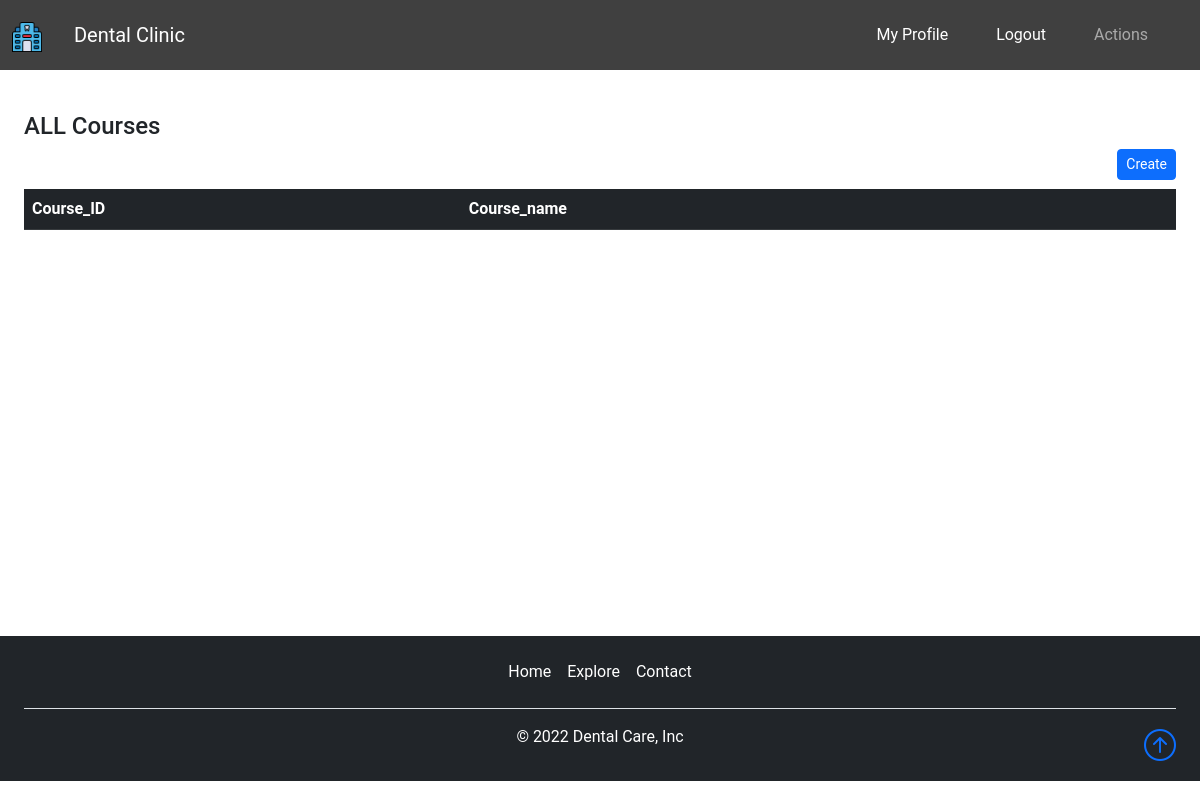
The app's page /superadmin/show/Courses (signed in), older data.
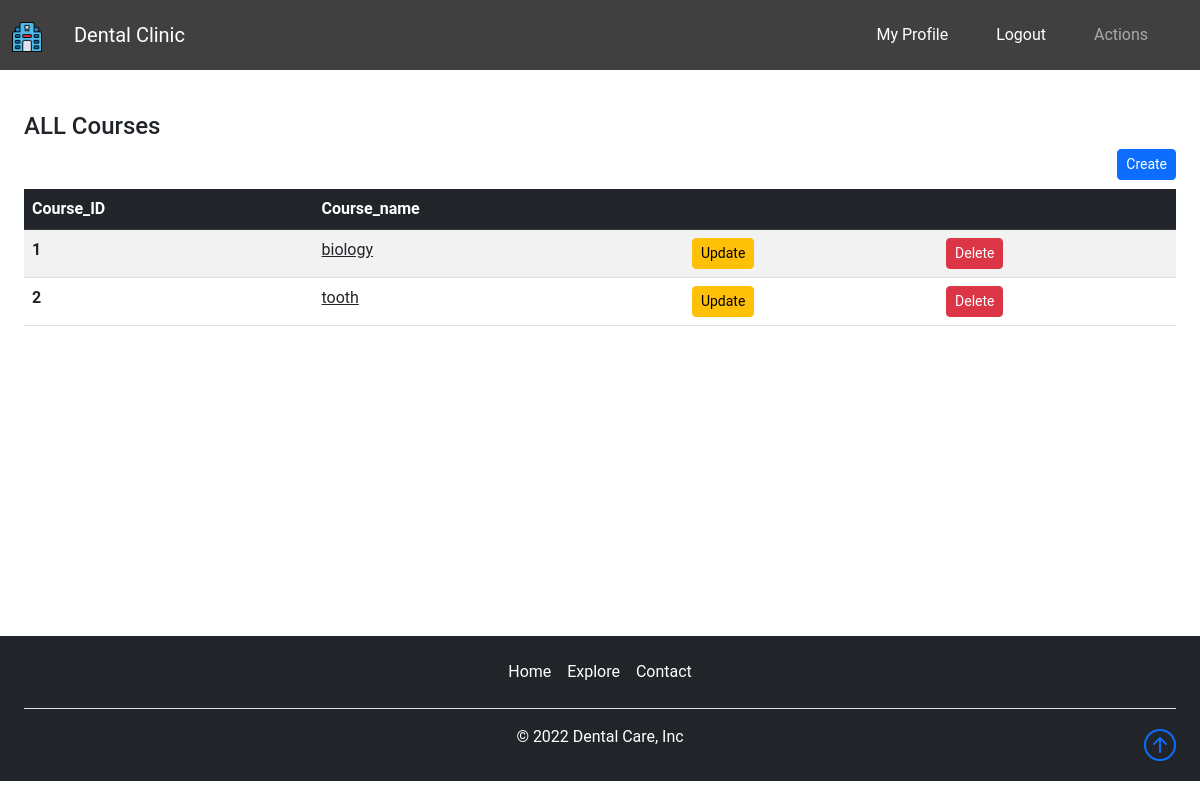
The same page, newer data.
### core/models.py (models this page shows)
class Course(models.Model):
    course_name=models.CharField(_("Course_Name"), max_length=50)
    course_img=models.ImageField(upload_to="Course_image_upload",default="course.png")
    course_created_at = models.DateTimeField(auto_now_add=True)
    course_updated_at = models.DateTimeField(auto_now=True)
    course_students=models.ManyToManyField(Student, verbose_name=_("course students"),blank=True)
    course_professors=models.ManyToManyField(Professor, verbose_name=_("Course Professors"),blank=True)
    class Meta:
        verbose_name = "Course"
        verbose_name_plural = "Courses"
    def __str__(self):
        return self.course_name

### core/decorators.py (the view)
	def wrapper_func(request, *args, **kwargs):
		if request.user.is_superuser :
			return view_func(request, *args, **kwargs)
		else:
			return HttpResponse('You are not authorized to view this page')

### core/views.py (called while the page is built)
@login_required
@adminonly
def admin_show_all_courses(request):
    if request.user.is_superuser:
        courses_list=Course.objects.all()
        context={'all_courses_VAR':courses_list}
        return render(request,'superadmin/admin_show_all_courses.html',context)
    else:
        return HttpResponse("<h1>You are Not Authorized To Access Here</h1>")

### core/templates/superadmin/admin_show_all_courses.html (shortened to what this page needs)
{% extends "../base.html" %}
{% load static %}
{% block content %}
<div class="container"  style='min-height:500px;'>
    <div class="row my-5">
        <div class="col-md-12">
            <h4>ALL Courses</h4>
            <a href="{% url 'core:admin_create_course' %}" class="btn btn-indigo btn-primary btn-sm m-0 float-end">Create</a>
            <table class="table table-striped table-responsive-md table-hover mt-5 ">
                <thead class="table-dark">
                  <tr>
                    <th>Course_ID</th>
                    <th>Course_name</th>
                    <th></th>
                    <th></th
                  </tr>
                </thead>
                <tbody>
                {% for course in all_courses_VAR %}
                  <tr>
                    <th scope="row">{{course.id}}</th>
                    <td><a class="text-dark" href="{% url 'core:admin_edit_course' course.id %}">{{course}}</a></td>
                    <td>
                        <a href="{% url 'core:admin_edit_course' course.id %}" class="btn btn-indigo btn-warning btn-sm m-0">Update</a>
                    </td>
                    <td>
                        <a href="{% url 'core:admin_Delete_course' course.id %}" class="btn btn-indigo btn-danger btn-sm m-0">Delete</a>
                    </td>
                  </tr>
                  {% endfor %}
                </tbody>
                </table>
        </div>
    </div>
</div>
{% endblock content %}

### templates/base.html (shortened to what this page needs)
{% load static %}
<!DOCTYPE html>
<html>
<head>
  <link rel="stylesheet" href="{% static 'css/bootstrap.min.css' %}">
  <link rel="stylesheet" href="{% static 'css/style.css' %}">
  <link rel="stylesheet" href="{% static 'core/css/base.css' %}">
  <link rel="stylesheet" href="{% block stylesheet %}{% endblock %}">
  <link rel="stylesheet" href="https://cdn.jsdelivr.net/npm/bootstrap-icons@1.9.1/font/bootstrap-icons.css">
</head>
<body style='min-height: 100vh; display: flex; flex-direction: column;' >
  <header id="navsection" class="pb-3">
    <nav class="navbar navbar-expand-lg navbar-dark bg-black bg-opacity-75 fixed-top" aria-label="Offcanvas navbar large"  style="height: 70px;">
        <div class="container-fluid">
          <a class="navbar-brand" href="{% url 'core:home' %}">
          <img src="{% static 'icons/dental-clinic-1594345-1348455.png' %} " alt="Logo" width="30" height="30" class="d-inline-block align-text-top">
          </a>
          <a class="navbar-brand px-3" href="{% url 'core:home' %}">Dental Clinic</a>
          <div class="offcanvas offcanvas-end text-bg-dark" tabindex="-1" id="offcanvasNavbar2" aria-labelledby="offcanvasNavbar2Label">
            <div class="offcanvas-body">
              <ul class="navbar-nav justify-content-end flex-grow-1 pe-3 ">
                {% if user.is_authenticated %}
                <li class="nav-item px-3">
                  <a class="nav-link active" aria-current="page" href="{% url "accounts:show_details" %}">My Profile</a>
                </li>
                <li class="nav-item px-3">
                  <a class="nav-link active" aria-current="page" href="{% url "accounts:logout" %}">Logout</a>
                </li>
                {% endif %}
                <li class="nav-item dropdown px-3">
                  {% if user.is_authenticated %}
                  <a class="nav-link dropdown-toggle" href="#" role="button" data-bs-toggle="dropdown" aria-expanded="false">
                   Actions
                  </a>
                </li>
                {% endif %}
              </ul>
            </div>
          </div>
        </div>
      </nav>
    </header>
  <main class="pt-5">
    <div id="content">{% block content %} {% endblock %}</div>
  </main>
    <footer class="py-3 my-4 mb-0 text-bg-dark" >
      <div class="container">
      <ul class="nav justify-content-center border-bottom pb-3 mb-3">
        <li class="nav-item"><a href="#" class="nav-link px-2 text-white">Home</a></li>
        <li class="nav-item"><a href="#" class="nav-link px-2 text-white">Explore</a></li>
        <li class="nav-item"><a href="#" class="nav-link px-2 text-white">Contact</a></li>
      </ul>
      <p class="text-center ">&copy; 2022 Dental Care, Inc</p>
     <div class="position-relative">
      <a href="#" class="position-absolute bottom-0 end-0 ">
        <i class="bi bi-arrow-up-circle h2"></i>
      </a>
      </div>
    </div>
    </footer>
</body>
</html>

### static/css/style.css (style rules this page uses)
.bi { vertical-align: -.125em; fill: currentColor; }

### static/core/css/base.css (style rules this page uses)
@media (min-width: 1000px) { .container { max-width: 1000px; } }
@media (max-width: 1200px) { .container { max-width: 100%; padding:0 24px; } }
.dropdown-toggle::after { display: none; }
html, body, p, div { letter-spacing: -0.02px; font-family: 'Roboto', sans-serif; }

Row changes from the older to the newer data that the page shows:
added Course: id "1", course_name "biology"
added Course: id "2", course_name "tooth"
